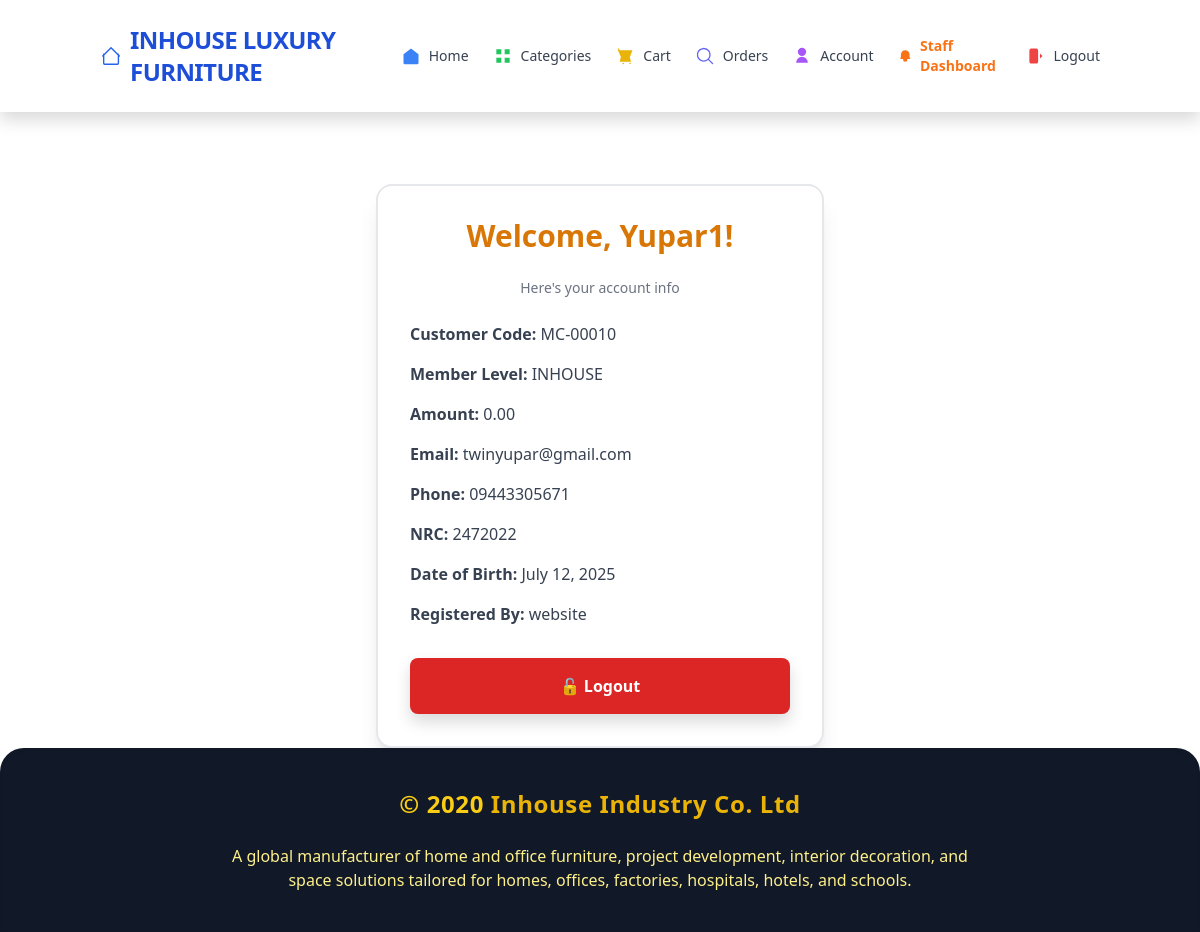
/profile/ (signed in), run on the app's committed database.
### store/models.py (models this page shows, shortened)
class CustomUser(AbstractUser):
    phone = models.CharField(max_length=15, blank=True, null=True)
    nrc = models.CharField(max_length=30, blank=True)
    dob = models.DateField(null=True, blank=True)
    c_code = models.CharField(max_length=20, unique=True, blank=True)
    createdby = models.CharField(max_length=20, default='website')
    amount = models.DecimalField(
        max_digits=10,
        decimal_places=2,
        default=0.00
    )
    member_level_choices = [
        ('INHOUSE', 'Inhouse'),
        ('CLASSIC', 'Classic'),
        ('GOLD', 'Gold'),
        ('PLATINUM', 'Platinum'),
        ('DIAMOND', 'Diamond'),
        ('VVIP', 'VVIP'),
    ]
    member_level = models.CharField(
        max_length=10,
        choices=member_level_choices,
        default='Bronze'
    )

### store/views.py (the view)
# urls.py: path('profile/', api_views.api_profile, name='api_profile'),
@login_required
def profile(request):
    member_level_colors = {
        'Gold': 'bg-yellow-100 border-yellow-300',    # Light yellow background for Gold
        'Silver': 'bg-gray-100 border-gray-300',     # Light gray for Silver
        'Bronze': 'bg-amber-50 border-amber-200',    # Very light orange/amber for Bronze
        'Platinum': 'bg-blue-100 border-blue-300',   # Light blue for Platinum
        'Default': 'bg-white border-gray-200',      # Default white background
    }
    user_member_level = request.user.member_level if request.user.member_level else 'Default'
    background_classes = member_level_colors.get(user_member_level, member_level_colors['Default'])
    context = {
        'background_classes': background_classes,
    }
    return render(request, 'main/profile.html', context)

### store/templates/main/profile.html (shortened to what this page needs)
{% extends 'main/base.html' %}
{% load static %}
{% block content %}
<div class="max-w-md mx-auto mt-12 {{ background_classes }} rounded-2xl shadow-xl p-8 animate-fadeIn border-2">
    <div class="text-center">
        <h2 class="text-3xl font-bold text-amber-600 mb-4">Welcome, {{ request.user.username }}!</h2>
        <p class="text-gray-500 text-sm">Here's your account info</p>
    </div>
    <div class="mt-6 space-y-4 text-gray-700 text-base">
        <p><strong>Customer Code:</strong> {{ request.user.c_code }}</p>
        <p><strong>Member Level:</strong> {{ request.user.member_level|default:"N/A" }}</p>
        <p><strong>Amount:</strong> {{ request.user.amount|default:"0.00" }}</p>
        <p><strong>Email:</strong> {{ request.user.email }}</p>
        <p><strong>Phone:</strong> {{ request.user.phone}}</p>
        <p><strong>NRC:</strong> {{ request.user.nrc }}</p>
        <p><strong>Date of Birth:</strong> {{ request.user.dob }}</p>
        <p><strong>Registered By:</strong> {{ request.user.createdby }}</p>
    </div>
    <form method="post" action="{% url 'logout' %}" class="mt-8">
        <button
            type="submit"
            class="w-full py-3 bg-red-600 text-white font-semibold rounded-lg hover:bg-red-700 transition duration-300 shadow"
        >
            🔓 Logout
        </button>
    </form>
</div>
{% endblock %}

### store/templates/main/profile.html (style rules this page uses)
.animate-fadeIn { animation: fadeIn 0.7s ease-out; }

### data on the page
CustomUser: user.username "Yupar1", user.c_code "MC-00010", user.member_level "INHOUSE", user.amount "0.00", user.email "twinyupar@gmail.com", user.phone "09443305671", user.nrc "2472022", user.dob "July 12, 2025", user.createdby "website"
